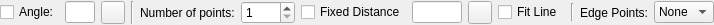
<?xml version="1.0" encoding="UTF-8"?>
<ui version="4.0">
 <class>LC_LinePointsOptions</class>
 <widget class="QWidget" name="LC_LinePointsOptions">
  <property name="geometry">
   <rect>
    <x>0</x>
    <y>0</y>
    <width>708</width>
    <height>24</height>
   </rect>
  </property>
  <property name="sizePolicy">
   <sizepolicy hsizetype="Minimum" vsizetype="Preferred">
    <horstretch>0</horstretch>
    <verstretch>0</verstretch>
   </sizepolicy>
  </property>
  <property name="windowTitle">
   <string>Form</string>
  </property>
  <layout class="QGridLayout" name="gridLayout">
   <property name="leftMargin">
    <number>0</number>
   </property>
   <property name="topMargin">
    <number>1</number>
   </property>
   <property name="rightMargin">
    <number>0</number>
   </property>
   <property name="bottomMargin">
    <number>1</number>
   </property>
   <item row="0" column="0">
    <widget class="QCheckBox" name="cbAngle">
     <property name="toolTip">
      <string>If checked, line of points will be drawn with specified angle</string>
     </property>
     <property name="text">
      <string>Angle:</string>
     </property>
    </widget>
   </item>
   <item row="0" column="11">
    <widget class="Line" name="line">
     <property name="maximumSize">
      <size>
       <width>16777215</width>
       <height>18</height>
      </size>
     </property>
     <property name="orientation">
      <enum>Qt::Vertical</enum>
     </property>
    </widget>
   </item>
   <item row="0" column="14">
    <widget class="QComboBox" name="cbEdgePoints">
     <property name="sizePolicy">
      <sizepolicy hsizetype="Preferred" vsizetype="Fixed">
       <horstretch>0</horstretch>
       <verstretch>0</verstretch>
      </sizepolicy>
     </property>
     <property name="toolTip">
      <string>Controls how points on the edges (start/end points) should be created.</string>
     </property>
     <item>
      <property name="text">
       <string>None</string>
      </property>
     </item>
     <item>
      <property name="text">
       <string>Both</string>
      </property>
     </item>
     <item>
      <property name="text">
       <string>Start</string>
      </property>
     </item>
     <item>
      <property name="text">
       <string>End</string>
      </property>
     </item>
    </widget>
   </item>
   <item row="0" column="8">
    <widget class="QFrame" name="frmFixed">
     <property name="frameShape">
      <enum>QFrame::NoFrame</enum>
     </property>
     <property name="frameShadow">
      <enum>QFrame::Raised</enum>
     </property>
     <layout class="QGridLayout" name="gridLayout_2">
      <property name="leftMargin">
       <number>0</number>
      </property>
      <property name="topMargin">
       <number>0</number>
      </property>
      <property name="rightMargin">
       <number>2</number>
      </property>
      <property name="bottomMargin">
       <number>0</number>
      </property>
      <item row="0" column="3">
       <widget class="QCheckBox" name="cbWithinLine">
        <property name="toolTip">
         <string>Specifies whether all points should fit between start/end points of line or whether the length of line is calculated based on number of points and distance between points.</string>
        </property>
        <property name="text">
         <string>Fit Line</string>
        </property>
       </widget>
      </item>
      <item row="0" column="1">
       <widget class="QLineEdit" name="leDistance">
        <property name="sizePolicy">
         <sizepolicy hsizetype="Preferred" vsizetype="Fixed">
          <horstretch>0</horstretch>
          <verstretch>0</verstretch>
         </sizepolicy>
        </property>
        <property name="minimumSize">
         <size>
          <width>50</width>
          <height>0</height>
         </size>
        </property>
        <property name="maximumSize">
         <size>
          <width>50</width>
          <height>16777215</height>
         </size>
        </property>
        <property name="toolTip">
         <string>Distance between points.</string>
        </property>
        <property name="frame">
         <bool>true</bool>
        </property>
       </widget>
      </item>
      <item row="0" column="2">
       <widget class="QToolButton" name="tbPickDistance">
        <property name="toolTip">
         <string>Pick distance from drawing</string>
        </property>
        <property name="text">
         <string/>
        </property>
        <property name="icon">
         <iconset resource="../../../../res/icons/icons.qrc">
          <normaloff>:/icons/interactive_pick_distance.lci</normaloff>:/icons/interactive_pick_distance.lci</iconset>
        </property>
       </widget>
      </item>
     </layout>
    </widget>
   </item>
   <item row="0" column="7">
    <widget class="QCheckBox" name="cbFixedDistance">
     <property name="sizePolicy">
      <sizepolicy hsizetype="Preferred" vsizetype="Fixed">
       <horstretch>0</horstretch>
       <verstretch>0</verstretch>
      </sizepolicy>
     </property>
     <property name="toolTip">
      <string>If checked, fixed specified distance between points will be used. Otherwise, distance will be calculated.</string>
     </property>
     <property name="text">
      <string>Fixed Distance</string>
     </property>
    </widget>
   </item>
   <item row="0" column="3">
    <widget class="Line" name="line_2">
     <property name="orientation">
      <enum>Qt::Vertical</enum>
     </property>
    </widget>
   </item>
   <item row="0" column="6">
    <widget class="QSpinBox" name="sbPointsCount">
     <property name="toolTip">
      <string>Number of points to create</string>
     </property>
     <property name="minimum">
      <number>1</number>
     </property>
     <property name="maximum">
      <number>1000</number>
     </property>
    </widget>
   </item>
   <item row="0" column="4">
    <widget class="QLabel" name="label">
     <property name="sizePolicy">
      <sizepolicy hsizetype="Preferred" vsizetype="Preferred">
       <horstretch>0</horstretch>
       <verstretch>0</verstretch>
      </sizepolicy>
     </property>
     <property name="text">
      <string>Number of points:</string>
     </property>
    </widget>
   </item>
   <item row="0" column="15">
    <spacer name="horizontalSpacer">
     <property name="orientation">
      <enum>Qt::Horizontal</enum>
     </property>
     <property name="sizeHint" stdset="0">
      <size>
       <width>0</width>
       <height>20</height>
      </size>
     </property>
    </spacer>
   </item>
   <item row="0" column="1">
    <widget class="QLineEdit" name="leAngle">
     <property name="sizePolicy">
      <sizepolicy hsizetype="Preferred" vsizetype="Fixed">
       <horstretch>0</horstretch>
       <verstretch>0</verstretch>
      </sizepolicy>
     </property>
     <property name="minimumSize">
      <size>
       <width>30</width>
       <height>0</height>
      </size>
     </property>
     <property name="maximumSize">
      <size>
       <width>50</width>
       <height>16777215</height>
      </size>
     </property>
     <property name="toolTip">
      <string>Angle of line</string>
     </property>
    </widget>
   </item>
   <item row="0" column="13">
    <widget class="QLabel" name="label_2">
     <property name="text">
      <string>Edge Points:</string>
     </property>
    </widget>
   </item>
   <item row="0" column="2">
    <widget class="QToolButton" name="tbPickAngle">
     <property name="toolTip">
      <string>Pick angle from drawing</string>
     </property>
     <property name="text">
      <string/>
     </property>
     <property name="icon">
      <iconset resource="../../../../res/icons/icons.qrc">
       <normaloff>:/icons/interactive_pick_angle.lci</normaloff>:/icons/interactive_pick_angle.lci</iconset>
     </property>
    </widget>
   </item>
  </layout>
 </widget>
 <resources>
  <include location="../../../../res/icons/icons.qrc"/>
 </resources>
 <connections/>
</ui>
